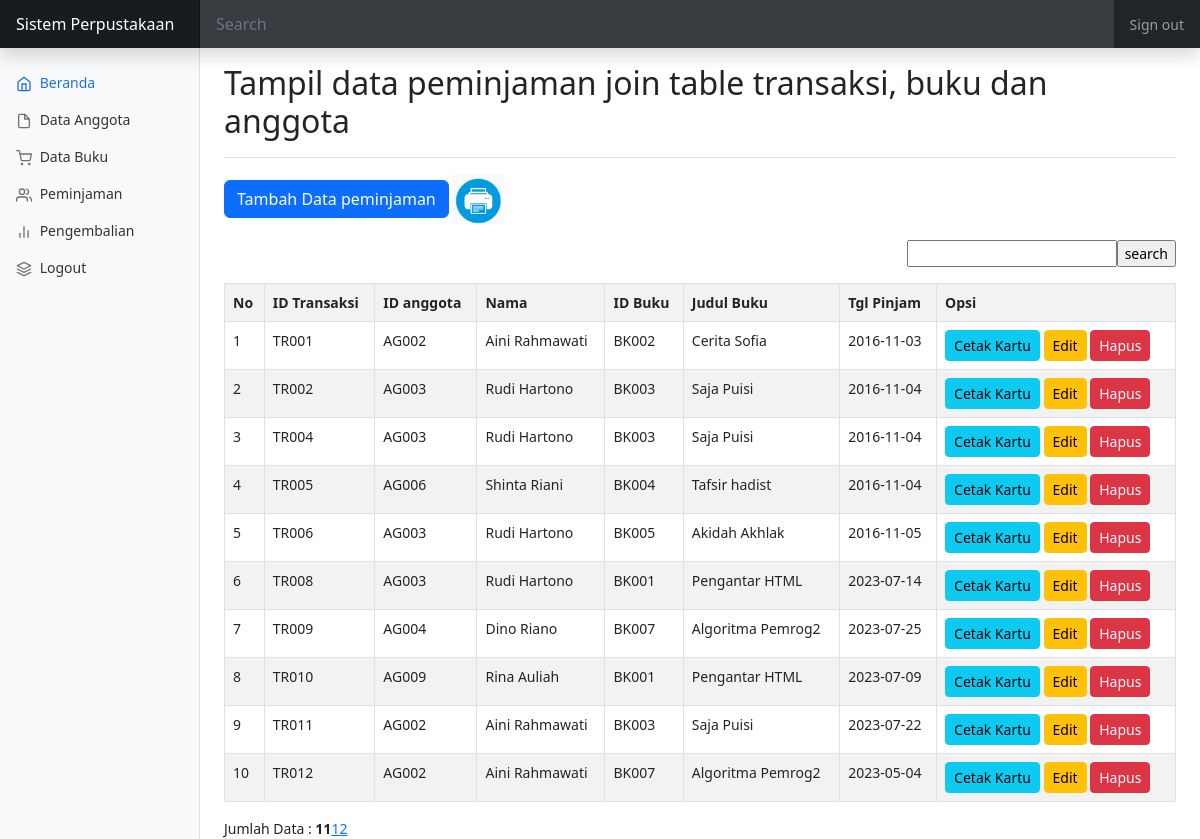
The page /index.php?p=peminjaman (signed in) on the database its author committed.
### tables this page shows
CREATE TABLE `tbtransaksi` (
  `idtransaksi` varchar(5) NOT NULL,
  `idanggota` varchar(5) NOT NULL,
  `idbuku` varchar(5) NOT NULL,
  `tglpinjam` date NOT NULL,
  `tglkembali` date NOT NULL
);

CREATE TABLE `tbanggota` (
  `idanggota` varchar(5) NOT NULL,
  `foto` blob NOT NULL,
  `nama` varchar(30) NOT NULL,
  `jeniskelamin` varchar(10) NOT NULL,
  `alamat` varchar(40) NOT NULL,
  `status` varchar(20) NOT NULL
);

CREATE TABLE `tbbuku` (
  `idbuku` varchar(5) NOT NULL,
  `judulbuku` varchar(50) NOT NULL,
  `kategori` varchar(50) NOT NULL,
  `pengarang` varchar(40) NOT NULL,
  `penerbit` varchar(40) NOT NULL,
  `status` varchar(10) NOT NULL
);

### pages/peminjaman.php (the view, shortened to what this page needs)
<div class="d-flex justify-content-between flex-wrap flex-md-nowrap align-items-center pt-3 pb-2 mb-3 border-bottom">
    <h1 class="h2">Tampil data peminjaman join table transaksi, buku dan anggota</h1>
</div>
<p id="tombol-tambah-container"><a href="index.php?p=peminjaman-input" class="btn btn-primary">Tambah Data peminjaman</a>
    <a target="_blank" href="pages/cetak.php"><img src="print.png" height="50px" height="50px"></a>
<FORM CLASS="form-inline" METHOD="POST">
    <div align="right">
        <form method=post><input type="text" name="pencarian"><input type="submit" name="search" value="search" class="tombol"></form>
</FORM>
</p>
<table class="table table-bordered table-striped">
    <tr>
        <th id="label-tampil-no">No</td>
        <th>ID Transaksi</th>
        <th>ID anggota</th>
        <th>Nama</th>
        <th>ID Buku</th>
        <th>Judul Buku</th>
        <th>Tgl Pinjam</th>
        <th id="label-opsi">Opsi</th>
    </tr>
    <?php
    $batas = 10;
    extract($_GET);
    if (empty($hal)) {
        $posisi = 0;
        $hal = 1;
        $nomor = 1;
    } else {
        $posisi = ($hal - 1) * $batas;
        $nomor = $posisi + 1;
    }
    if ($_SERVER['REQUEST_METHOD'] == "POST") {
        $pencarian = trim(mysqli_real_escape_string($db, $_POST['pencarian']));
        if ($pencarian != "") {
            $sql = "SELECT tbtransaksi.idtransaksi, tbanggota.idanggota, tbanggota.nama, tbbuku.idbuku, tbbuku.judulbuku, tbtransaksi.tglpinjam
                    FROM tbtransaksi
                    INNER JOIN tbanggota ON tbtransaksi.idanggota=tbanggota.idanggota
                    INNER JOIN tbbuku ON tbtransaksi.idbuku=tbbuku.idbuku
                    WHERE tbanggota.nama LIKE '%$pencarian%'
                    OR idtransaksi LIKE '%$pencarian%'
                    OR idanggota LIKE '%$pencarian%'
                    OR idbuku LIKE '%$pencarian%'
                    OR tbbuku.judulbuku LIKE '%$pencarian%'
                    OR tglpinjam LIKE '%$pencarian%'";
            $query = $sql;
            $queryJml = $sql;
        } else {
            $query = "SELECT tbtransaksi.idtransaksi, tbanggota.idanggota, tbanggota.nama, tbbuku.idbuku, tbbuku.judulbuku, tbtransaksi.tglpinjam
            FROM tbtransaksi
            INNER JOIN tbanggota ON tbtransaksi.idanggota=tbanggota.idanggota
            INNER JOIN tbbuku ON tbtransaksi.idbuku=tbbuku.idbuku
             LIMIT $posisi, $batas";
            $queryJml = "SELECT tbtransaksi.idtransaksi, tbanggota.idanggota, tbanggota.nama, tbbuku.idbuku, tbbuku.judulbuku, tbtransaksi.tglpinjam
            FROM tbtransaksi
            INNER JOIN tbanggota ON tbtransaksi.idanggota=tbanggota.idanggota
            INNER JOIN tbbuku ON tbtransaksi.idbuku=tbbuku.idbuku";
            $no = $posisi * 1;
        }
    } else {
        $query = "SELECT tbtransaksi.idtransaksi, tbanggota.idanggota, tbanggota.nama, tbbuku.idbuku, tbbuku.judulbuku, tbtransaksi.tglpinjam
        FROM tbtransaksi
        INNER JOIN tbanggota ON tbtransaksi.idanggota=tbanggota.idanggota
        INNER JOIN tbbuku ON tbtransaksi.idbuku=tbbuku.idbuku
         LIMIT $posisi, $batas";
        $queryJml = "SELECT tbtransaksi.idtransaksi, tbanggota.idanggota, tbanggota.nama, tbbuku.idbuku, tbbuku.judulbuku, tbtransaksi.tglpinjam
        FROM tbtransaksi
        INNER JOIN tbanggota ON tbtransaksi.idanggota=tbanggota.idanggota
        INNER JOIN tbbuku ON tbtransaksi.idbuku=tbbuku.idbuku";
    }
    $q_tampil_anggota = mysqli_query($db, $query);
    if (mysqli_num_rows($q_tampil_anggota) > 0) {
        while ($r_tampil_anggota = mysqli_fetch_array($q_tampil_anggota)) {
    ?>
            <tr>
                <td><?php echo $nomor; ?></td>
                <td><?php echo $r_tampil_anggota['idtransaksi']; ?></td>
                <td><?php echo $r_tampil_anggota['idanggota']; ?></td>
                <td><?php echo $r_tampil_anggota['nama']; ?></td>
                <td><?php echo $r_tampil_anggota['idbuku']; ?></td>
                <td><?php echo $r_tampil_anggota['judulbuku']; ?></td>
                <td><?php echo $r_tampil_anggota['tglpinjam']; ?></td>
                <td>
                    <a target="_blank" href="pages/cetak_kartu.php?id=<?php echo $r_tampil_anggota['idanggota']; ?>" class="btn btn-info btn-sm">Cetak Kartu</a>
                    <a href="index.php?p=peminjaman-edit&id=<?php echo $r_tampil_anggota['idtransaksi']; ?>" class="btn btn-warning btn-sm">Edit</a>
                    <a href="proses/peminjaman-hapus.php?id=<?php echo $r_tampil_anggota['idtransaksi']; ?>" onclick="return confirm ('Apakah Anda Yakin Akan Menghapus Data Ini?')" class="btn btn-danger btn-sm">Hapus</a>
                </td>
            </tr>
    <?php $nomor++;
        }
    } else {
        echo "<tr><td colspan=6>Data Tidak Ditemukan</td></tr>";
    } ?>
</table>
<?php
if (isset($_POST['pencarian'])) {
    if ($_POST['pencarian'] != '') {
        echo "<div style=\"float:left;\">";
        $jml = mysqli_num_rows(mysqli_query($db, $queryJml));
        echo "Data Hasil Pencarian: <b>$jml</b>";
        echo "</div>";
    }
} else { ?>
    <div style="float: left;">
        <?php
        $jml = mysqli_num_rows(mysqli_query($db, $queryJml));
        echo "Jumlah Data : <b>$jml</b>";
        ?>
    </div>
    <div class="pagination">
        <?php
        $jml_hal = ceil($jml / $batas);
        for ($i = 1; $i <= $jml_hal; $i++) {
            if ($i != $hal) {
                echo "<a href=\"?p=peminjaman&hal=$i\">$i</a>";
            } else {
                echo "<a class=\"active\">$i</a>";
            }
        }
        ?>
    </div>
<?php
}
?>

### dashboard.css (style rules this page uses)
body { font-size: .875rem; }

### rows shown on the page
tbtransaksi: idtransaksi "TR001", idanggota.idanggota "AG002", idanggota.nama "Aini Rahmawati", idbuku.idbuku "BK002", idbuku.judulbuku "Cerita Sofia", tglpinjam "2016-11-03"
tbtransaksi: idtransaksi "TR002", idanggota.idanggota "AG003", idanggota.nama "Rudi Hartono", idbuku.idbuku "BK003", idbuku.judulbuku "Saja Puisi", tglpinjam "2016-11-04"
tbtransaksi: idtransaksi "TR004", idanggota.idanggota "AG003", idanggota.nama "Rudi Hartono", idbuku.idbuku "BK003", idbuku.judulbuku "Saja Puisi", tglpinjam "2016-11-04"
tbtransaksi: idtransaksi "TR005", idanggota.idanggota "AG006", idanggota.nama "Shinta Riani", idbuku.idbuku "BK004", idbuku.judulbuku "Tafsir hadist", tglpinjam "2016-11-04"
tbtransaksi: idtransaksi "TR006", idanggota.idanggota "AG003", idanggota.nama "Rudi Hartono", idbuku.idbuku "BK005", idbuku.judulbuku "Akidah Akhlak", tglpinjam "2016-11-05"
tbtransaksi: idtransaksi "TR008", idanggota.idanggota "AG003", idanggota.nama "Rudi Hartono", idbuku.idbuku "BK001", idbuku.judulbuku "Pengantar HTML", tglpinjam "2023-07-14"
tbtransaksi: idtransaksi "TR009", idanggota.idanggota "AG004", idanggota.nama "Dino Riano", idbuku.idbuku "BK007", idbuku.judulbuku "Algoritma Pemrog2", tglpinjam "2023-07-25"
tbtransaksi: idtransaksi "TR010", idanggota.idanggota "AG009", idanggota.nama "Rina Auliah", idbuku.idbuku "BK001", idbuku.judulbuku "Pengantar HTML", tglpinjam "2023-07-09"
tbtransaksi: idtransaksi "TR011", idanggota.idanggota "AG002", idanggota.nama "Aini Rahmawati", idbuku.idbuku "BK003", idbuku.judulbuku "Saja Puisi", tglpinjam "2023-07-22"
tbtransaksi: idtransaksi "TR012", idanggota.idanggota "AG002", idanggota.nama "Aini Rahmawati", idbuku.idbuku "BK007", idbuku.judulbuku "Algoritma Pemrog2", tglpinjam "2023-05-04"

### other values the page prints
$jml "11"
